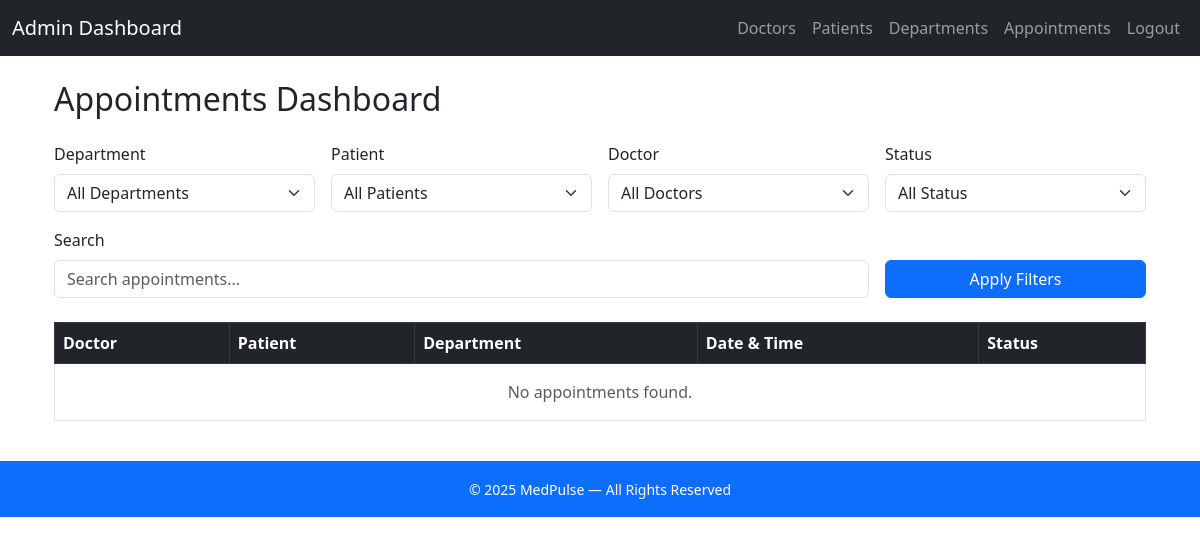
Before: /admin/appointments?patient_id=2 (signed in) with the older database file.
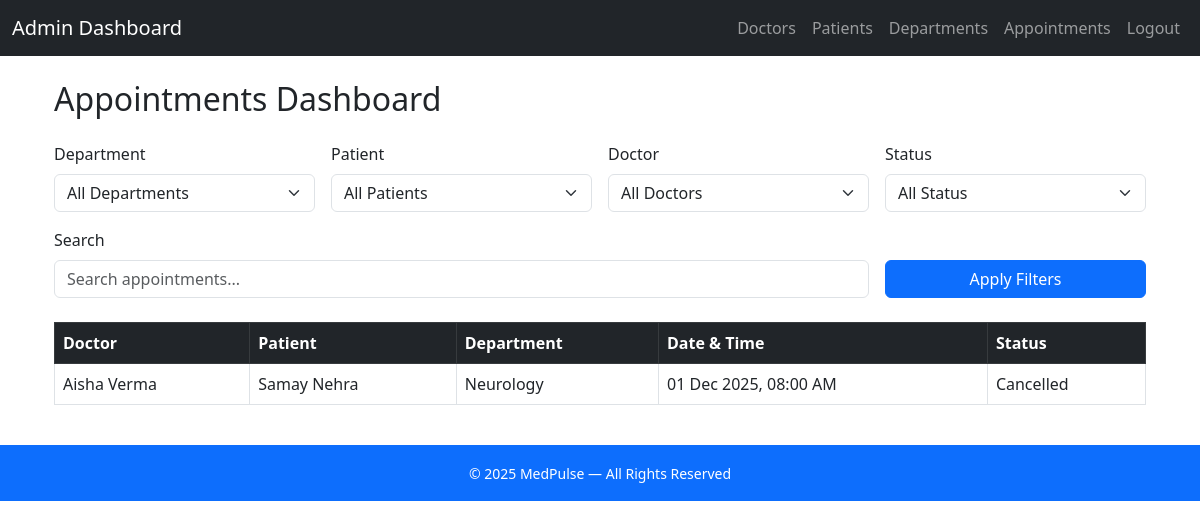
After: the same page with the newer database file.
### controller/models.py (models this page shows)
class Appointment(db.Model):
    __tablename__='appointment'
    appointment_id=db.Column(db.Integer,primary_key=True,autoincrement=True)
    patient_id=db.Column(db.Integer, db.ForeignKey('patient.patient_id'), nullable=False)
    doctor_id=db.Column(db.Integer, db.ForeignKey('doctor.doctor_id'), nullable=False)
    status=db.Column(db.Enum('booked', 'completed', 'cancelled'),nullable=False)
    datetime=db.Column(db.DateTime,nullable=False)
    doctor = db.relationship('Doctor',back_populates='appointments', uselist=False,lazy="joined")
    patient = db.relationship('Patient', back_populates='appointments',uselist=False,lazy="joined")

class Doctor(db.Model):
    __tablename__='doctor'
    doctor_id=db.Column(db.Integer,primary_key=True,autoincrement=True)
    user_id = db.Column(db.Integer, db.ForeignKey('user.user_id'), nullable=False)
    department_id = db.Column(db.Integer, db.ForeignKey('department.department_id'), nullable=False)
    name=db.Column(db.String(50), nullable=False)
    experience=db.Column(db.Integer, nullable=False)
    about=db.Column(db.Text, nullable=False)
    user = db.relationship('User', uselist=False)
    department = db.relationship('Department', back_populates='doctors',uselist=False)
    availabilities = db.relationship('DoctorAvailability', back_populates='doctor',uselist=True)
    appointments = db.relationship('Appointment', back_populates='doctor',uselist=True)

class Patient(db.Model):
    __tablename__='patient'
    patient_id=db.Column(db.Integer,primary_key=True,autoincrement=True)
    user_id = db.Column(db.Integer, db.ForeignKey('user.user_id'), nullable=False)
    name=db.Column(db.String(50), nullable=False)
    dob=db.Column(db.Date,nullable=False)
    gender=db.Column(db.Enum('Male', 'Female', 'Other'),nullable=False)
    phone_no=db.Column(db.String(15), nullable=False)
    user = db.relationship('User', uselist=False)
    appointments = db.relationship('Appointment', back_populates='patient',uselist=True)

class Department(db.Model):
    __tablename__='department'
    department_id=db.Column(db.Integer,primary_key=True,autoincrement=True)
    name=db.Column(db.String(50), nullable=False,unique=True)
    description=db.Column(db.Text, nullable=False)
    doctors = db.relationship('Doctor', back_populates='department',uselist=True)

### controller/admin_routes.py (the view)
@admin.route('/appointments')
@login_required
def admin_appointments():
    if current_user.role.role != 'Admin':
        flash("You are not authorized to perform this action.", "danger")
        return redirect(url_for('main.dashboard'))
    else:
        department_id = request.args.get('department_id', '')
        patient_id = request.args.get('patient_id', '')
        doctor_id = request.args.get('doctor_id', '')
        status = request.args.get('status', '')
        query = request.args.get('query', '').strip()
        appointments = (Appointment.query.join(Appointment.doctor).join(Doctor.department).join(Appointment.patient))
        if department_id:
            appointments = appointments.filter(Doctor.department_id == department_id)
        if patient_id:
            appointments = appointments.filter(Appointment.patient_id == patient_id)
        if doctor_id:
            appointments = appointments.filter(Appointment.doctor_id == doctor_id)
        if status:
            appointments = appointments.filter(Appointment.status == status)
        if query:
            appointments = appointments.filter(
            (Doctor.name.ilike(f"%{query}%")) |
            (Patient.name.ilike(f"%{query}%")) |
            (Department.name.ilike(f"%{query}%")))
        appointments = appointments.order_by(Appointment.datetime.asc()).all()
        departments = Department.query.all()
        doctors = Doctor.query.all()
        patients = Patient.query.all()
        return render_template(
            'Admin/admin_appointments.html',
            appointments=appointments,
            departments=departments,
            doctors=doctors,
            patients=patients,
            selected_department=department_id,
            selected_doctor=doctor_id,
            selected_patient=patient_id,
            selected_status=status,
            query=query
        )

### app.py (called while the page is built)
@app.before_request
def force_logout_blacklisted():
    if current_user.is_authenticated and current_user.blacklisted:
        logout_user()
        flash("Your account has been disabled.", "danger")
        return redirect(url_for('main.home'))

@app.context_processor
def inject_current_year():
    return {"current_year": datetime.now().year}

### controller/routes.py (called while the page is built)
@login_manager.user_loader
def load_user(user_id):
    return User.query.get(int(user_id))

### templates/Admin/admin_appointments.html (shortened to what this page needs)
{% extends "Admin/base.html" %}
{% block content %}
<div class="container mt-4">
    <h2 class="mb-4">Appointments Dashboard</h2>
    <form method="GET" action="{{ url_for('admin.admin_appointments') }}" class="mb-4">
        <div class="row g-3">
            <div class="col-md-3">
                <label class="form-label">Department</label>
                <select name="department_id" class="form-select">
                    <option value="">All Departments</option>
                </select>
            </div>
            <div class="col-md-3">
                <label class="form-label">Patient</label>
                <select name="patient_id" class="form-select">
                    <option value="">All Patients</option>
                </select>
            </div>
            <div class="col-md-3">
                <label class="form-label">Doctor</label>
                <select name="doctor_id" class="form-select">
                    <option value="">All Doctors</option>
                </select>
            </div>
            <div class="col-md-3">
                <label class="form-label">Status</label>
                <select name="status" class="form-select">
                    <option value="">All Status</option>
                </select>
            </div>
            <div class="col-md-9">
                <label class="form-label">Search</label>
                <input type="text" class="form-control" name="query" placeholder="Search appointments..."
                       value="{{ query }}">
            </div>
            <div class="col-md-3 d-flex align-items-end">
                <button type="submit" class="btn btn-primary w-100">Apply Filters</button>
            </div>
        </div>
    </form>
    <div class="table-responsive">
        <table class="table table-bordered table-hover align-middle">
            <thead class="table-dark">
                <tr>
                    <th>Doctor</th>
                    <th>Patient</th>
                    <th>Department</th>
                    <th>Date & Time</th>
                    <th>Status</th>
                </tr>
            </thead>
            <tbody>
                {% if appointments %}
                    {% for appt in appointments %}
                    <tr>
                        <td>{{ appt.doctor.name }}</td>
                        <td>{{ appt.patient.name }}</td>
                        <td>{{ appt.doctor.department.name }}</td>
                        <td>{{ appt.datetime.strftime('%d %b %Y, %I:%M %p') }}</td>
                        <td class="text-capitalize">
                            {{ appt.status }}
                        </td>
                    </tr>
                    {% endfor %}
                {% else %}
                    <tr>
                        <td colspan="5" class="text-center py-3 text-muted">
                            No appointments found.
                        </td>
                    </tr>
                {% endif %}
            </tbody>
        </table>
    </div>
</div>
{% endblock %}

Changed rows visible on the page:
added Appointment: doctor.name "Aisha Verma", patient.name "Samay Nehra", doctor.department.name "Neurology", datetime "01 Dec 2025, 08:00 AM", status "Cancelled"
Other visible differences:
text no longer shown: "No appointments found."
